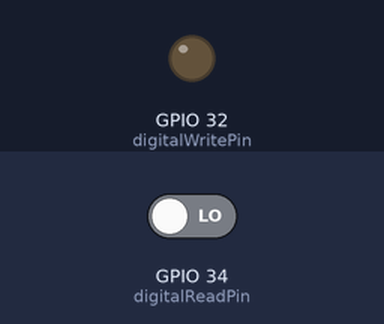
Recording of a sketch running on a simulated ESP32. Shown: output pins drawn as LEDs (lit = HIGH). The inputs (shaded band) are chosen by the test bench; at power-on: GPIO 34 (digitalReadPin) LOW. What the sketch prints to the serial monitor is not drawn.

Above: at 1.2 s.
1.3 s: GPIO 34 (digitalReadPin) driven HIGH
At 1.7 s:
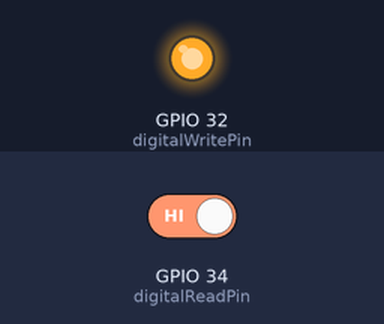
2.8 s: GPIO 34 (digitalReadPin) driven LOW
At 4.0 s:
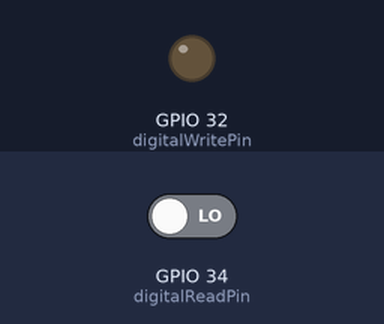
Timing chart, 0 to 5.8 s (numbered marks = the images above; inputs shaded):
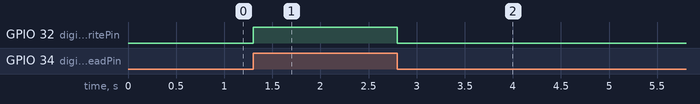

The sketch:

Boton_LED.ino
```cpp
#define digitalReadPin 34
#define digitalWritePin 32

bool pinStatus;
//int pinStatus;

void setup() {
  Serial.begin(115200);
  pinMode(digitalReadPin,INPUT);
  pinMode(digitalWritePin,OUTPUT);
}

void loop() {
  pinStatus = digitalRead(digitalReadPin);
  Serial.println(pinStatus);

  //Una subrutina que encienda el LED si el botón esta presionado
  //Si no esta presionado, que lo apague
  //------
  //if(pinStatus==1){
  if(pinStatus){    //pinStatus es true si el boton esta apretado
    digitalWrite(digitalWritePin,HIGH);
  }
  else{
    digitalWrite(digitalWritePin,LOW);
  }
  //------
}
```

Measured:
- after the input at 1.3 s, GPIO 32 (digitalWritePin): LOW → HIGH at once
- after the input at 2.8 s, GPIO 32 (digitalWritePin): HIGH → LOW at once
